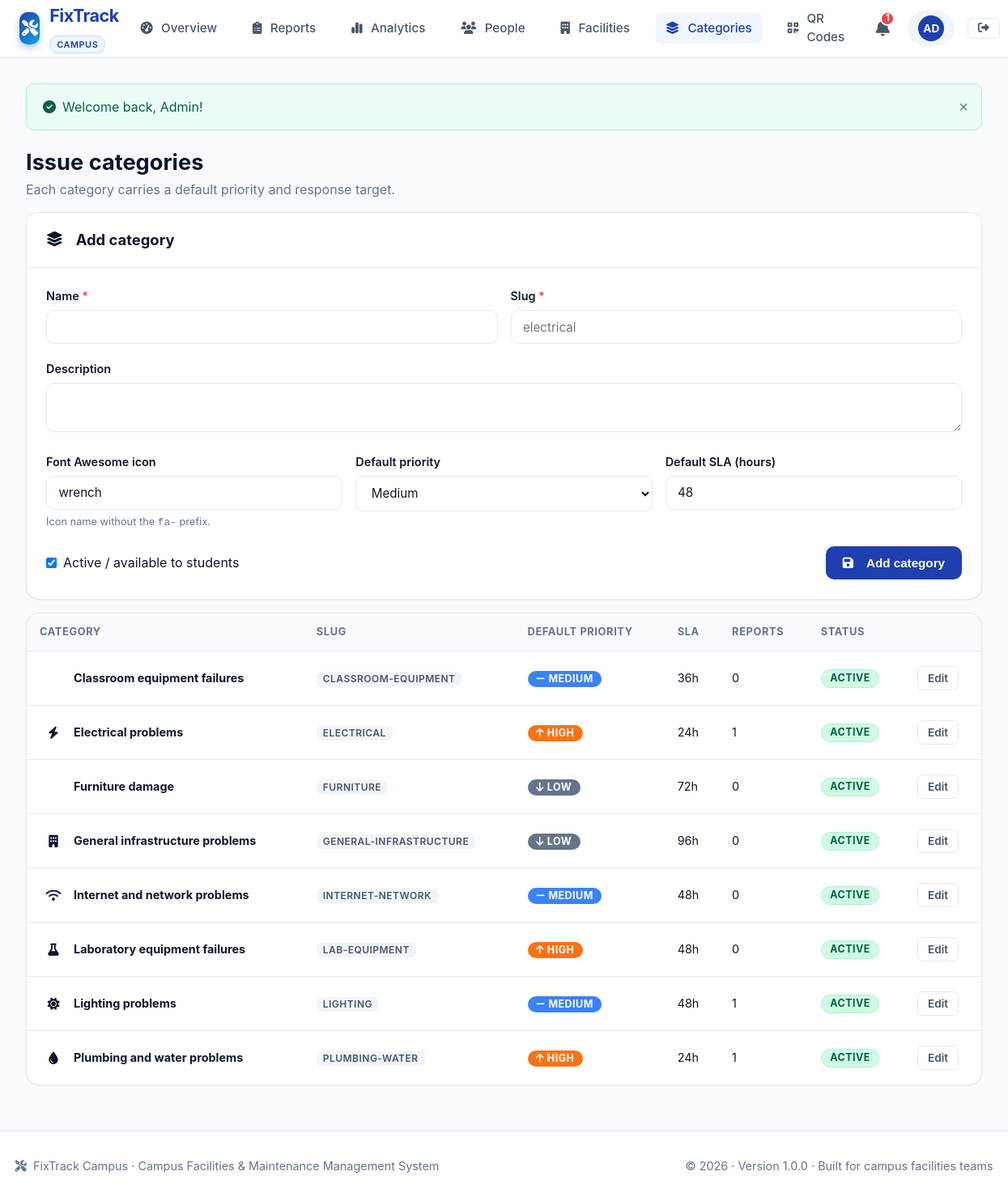
Screenshot of /admin/categories.php (signed in) with the database file from the repository.
### tables this page shows
CREATE TABLE categories (
    id INT AUTO_INCREMENT PRIMARY KEY,
    name VARCHAR(100) NOT NULL,
    slug VARCHAR(100) NOT NULL UNIQUE,
    description TEXT NULL,
    icon VARCHAR(50) NOT NULL DEFAULT 'wrench',
    default_priority ENUM('low', 'medium', 'high', 'critical') DEFAULT 'medium',
    default_sla_hours INT DEFAULT 48,
    is_active TINYINT(1) DEFAULT 1,
    created_at DATETIME NOT NULL DEFAULT CURRENT_TIMESTAMP
);

### admin/categories.php (the view, shortened to what this page needs)
<?php
require_once __DIR__ . '/../includes/functions.php';
$pdo = get_db();
$categories = $pdo->query("SELECT c.*, (SELECT COUNT(*) FROM reports r WHERE r.category_id = c.id) AS report_count FROM categories c ORDER BY c.name")->fetchAll();
$edit = null;
$form = [
    'id' => $edit['id'] ?? 0,
    'name' => $edit['name'] ?? '',
    'slug' => $edit['slug'] ?? '',
    'description' => $edit['description'] ?? '',
    'icon' => $edit['icon'] ?? 'wrench',
    'default_priority' => $edit['default_priority'] ?? 'medium',
    'default_sla_hours' => $edit['default_sla_hours'] ?? 48,
    'is_active' => $edit ? (int)$edit['is_active'] : 1,
];
include __DIR__ . '/../includes/header.php';
?>
<div class="mb-4"><h1 style="font-size:1.7rem">Issue categories</h1><p class="text-muted">Each category carries a default priority and response target.</p></div>
<div class="card mb-4">
    <div class="card-header d-flex justify-between align-center"><h2 class="card-title"><i class="fas fa-<?= $edit ? 'pen' : 'layer-group' ?> mr-2"></i><?= $edit ? 'Edit category' : 'Add category' ?></h2>
        <?php if ($edit): ?><a class="btn btn-outline btn-sm" href="<?= e(url('admin/categories.php')) ?>">Cancel edit</a><?php endif; ?></div>
    <div class="card-body">
        <form method="post" action="<?= e(url('actions/category-save.php')) ?>" data-validate novalidate>
            <div class="form-row">
                <div class="form-group"><label class="form-label">Name <span class="required">*</span></label><input class="form-control" type="text" name="name" required data-min="2" data-max="100" data-label="Name" value="<?= e($form['name']) ?>"><div class="invalid-feedback"></div></div>
                <div class="form-group"><label class="form-label">Slug <span class="required">*</span></label><input class="form-control" type="text" name="slug" required pattern="[a-z0-9]+(-[a-z0-9]+)*" data-label="Slug" value="<?= e($form['slug']) ?>" placeholder="electrical"><div class="invalid-feedback"></div></div>
            </div>
            <div class="form-group"><label class="form-label">Description</label><textarea class="form-control" name="description" rows="2" maxlength="1000"><?= e($form['description']) ?></textarea></div>
            <div class="form-row">
                <div class="form-group"><label class="form-label">Font Awesome icon</label><input class="form-control" type="text" name="icon" pattern="[a-z0-9-]{1,50}" value="<?= e($form['icon']) ?>" placeholder="wrench"><div class="invalid-feedback"></div><div class="form-hint">Icon name without the <code>fa-</code> prefix.</div></div>
                <div class="form-group"><label class="form-label">Default priority</label><select class="form-control" name="default_priority"><?php foreach (PRIORITIES as $key => $p): ?><option value="<?= e($key) ?>" <?= $form['default_priority'] === $key ? 'selected' : '' ?>><?= e($p['label']) ?></option><?php endforeach; ?></select></div>
                <div class="form-group"><label class="form-label">Default SLA (hours)</label><input class="form-control" type="number" name="default_sla_hours" min="1" max="720" value="<?= (int)$form['default_sla_hours'] ?>"></div>
            </div>
            <div class="d-flex justify-between align-center" style="flex-wrap:wrap;gap:1rem">
                <label style="display:flex;align-items:center;gap:.5rem"><input type="checkbox" name="is_active" value="1" <?= $form['is_active'] ? 'checked' : '' ?>> Active / available to students</label>
                <button class="btn btn-primary" type="submit"><i class="fas fa-floppy-disk mr-2"></i><?= $edit ? 'Save changes' : 'Add category' ?></button>
            </div>
        </form>
    </div>
</div>
<div class="card"><div class="card-body p-0"><div class="table-responsive"><table class="table">
    <thead><tr><th>Category</th><th>Slug</th><th>Default priority</th><th>SLA</th><th>Reports</th><th>Status</th><th></th></tr></thead>
    <tbody>
    <?php foreach ($categories as $c): ?>
        <tr>
            <td><div class="d-flex align-center gap-2"><span class="stat-icon" style="width:34px;height:34px;font-size:.95rem"><i class="fas fa-<?= e($c['icon']) ?>"></i></span><strong><?= e($c['name']) ?></strong></div></td>
            <td><span class="badge badge-soft"><?= e($c['slug']) ?></span></td>
            <td><?= format_priority_badge($c['default_priority']) ?></td>
            <td class="small"><?= (int)$c['default_sla_hours'] ?>h</td>
            <td class="small"><?= (int)$c['report_count'] ?></td>
            <td><?= $c['is_active'] ? '<span class="badge badge-status-closed">Active</span>' : '<span class="badge badge-status-rejected">Inactive</span>' ?></td>
            <td><a class="btn btn-outline btn-sm" href="<?= e(url('admin/categories.php?edit=' . (int)$c['id'])) ?>">Edit</a></td>
        </tr>
    <?php endforeach; ?>
    </tbody>
</table></div></div></div>
<?php include __DIR__ . '/../includes/footer.php'; ?>

### includes/functions.php (shortened to what this page needs)
<?php
function url(string $path = ''): string {
    return rtrim(BASE_URL, '/') . '/' . ltrim($path, '/');
}
function e(?string $value): string {
    return htmlspecialchars((string)($value ?? ''), ENT_QUOTES, 'UTF-8');
}
function format_priority_badge(string $priority): string {
    $p = strtolower($priority);
    $colorClass = 'badge-secondary';
    $icon = 'flag';
    switch ($p) {
        case 'high':
            $colorClass = 'badge-priority-high';
            $icon = 'arrow-up';
            break;
        case 'medium':
            $colorClass = 'badge-priority-medium';
            $icon = 'minus';
            break;
        case 'low':
            $colorClass = 'badge-priority-low';
            $icon = 'arrow-down';
            break;
    }
    return '<span class="badge ' . $colorClass . '"><i class="fas fa-' . $icon . ' mr-1"></i> ' . ucfirst(e($priority)) . '</span>';
}
function get_flash(string $type): ?string {
    $key = 'flash_' . $type;
    if (isset($_SESSION[$key])) {
        $msg = $_SESSION[$key];
        return $msg;
    }
    return null;
}
function render_flash_messages(): string {
    $html = '';
    $types = ['success' => 'check-circle', 'error' => 'exclamation-circle', 'warning' => 'exclamation-triangle', 'info' => 'info-circle'];
    foreach ($types as $type => $icon) {
        $msg = get_flash($type);
        if ($msg) {
            $alertClass = ($type === 'error') ? 'alert-danger' : 'alert-' . $type;
            $html .= '<div class="alert ' . $alertClass . ' alert-dismissible fade show" role="alert">
                <i class="fas fa-' . $icon . ' mr-2"></i> ' . e($msg) . '
                <button type="button" class="close-btn" onclick="this.parentElement.remove()" aria-label="Close">&times;</button>
            </div>';
        }
    }
    return $html;
}

### assets/css/pages.css (style rules this page uses)
.small { font-size: .82rem; }
.badge-soft { display: inline-block; padding: .2rem .5rem; border-radius: var(--radius-sm); background: var(--secondary-light); color: var(--text-secondary); font-size: .75rem; font-weight: 600; }

### rows the page displays
categories: default_priority "Medium", default_sla_hours "48", is_active "☑", name "Internet and network problems", slug "INTERNET-NETWORK", default_priority "MEDIUM", report_count "0", shows "ACTIVE"
categories: name "Classroom equipment failures", slug "CLASSROOM-EQUIPMENT", default_priority "MEDIUM", default_sla_hours "36", report_count "0", is_active "ACTIVE"
categories: name "Electrical problems", slug "ELECTRICAL", default_priority "HIGH", default_sla_hours "24", report_count "1", is_active "ACTIVE"
categories: name "Furniture damage", slug "FURNITURE", default_priority "LOW", default_sla_hours "72", report_count "0", is_active "ACTIVE"
categories: name "General infrastructure problems", slug "GENERAL-INFRASTRUCTURE", default_priority "LOW", default_sla_hours "96", report_count "0", is_active "ACTIVE"
categories: name "Laboratory equipment failures", slug "LAB-EQUIPMENT", default_priority "HIGH", default_sla_hours "48", report_count "0", is_active "ACTIVE"
categories: name "Lighting problems", slug "LIGHTING", default_priority "MEDIUM", default_sla_hours "48", report_count "1", is_active "ACTIVE"
categories: name "Plumbing and water problems", slug "PLUMBING-WATER", default_priority "HIGH", default_sla_hours "24", report_count "1", is_active "ACTIVE"

### other values shown
$link[0] "Overview"
$link[0] "Reports"
$link[0] "Analytics"
$link[0] "People"
$link[0] "Facilities"
$link[0] "Categories"
$link[0] "QR Codes"
$unread "1"
mb_substr($user['name'], 0, 2) "AD"
$msg "Welcome back, Admin!"
APP_NAME "FixTrack Campus"
APP_TAGLINE "Campus Facilities & Maintenance Management System"
APP_VERSION "1.0.0"
